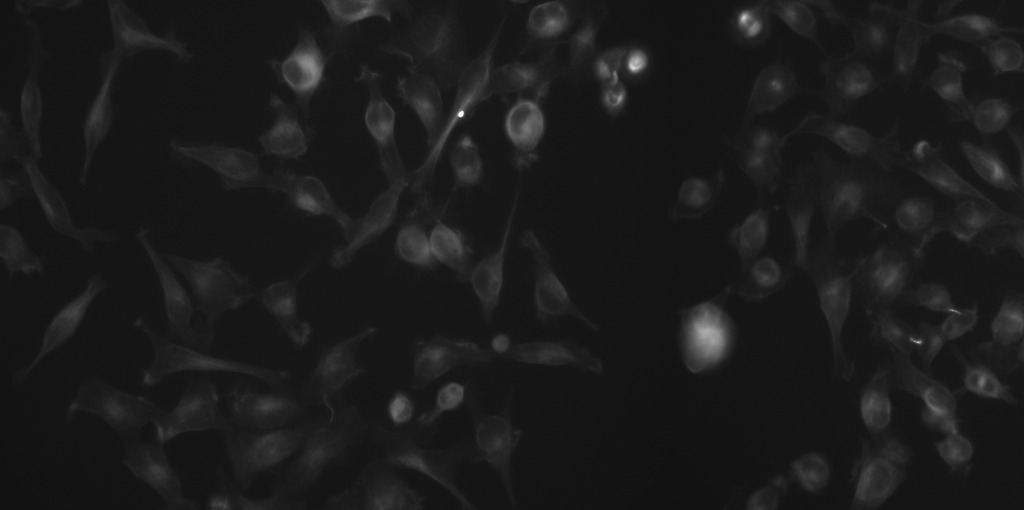
#> input picture exercices/PK-11B-pl1/Well-C003/FITC.jpeg, 1024 x 510 px, found by its file name
$ jupyter execute --allow-errors tuto_image_analysis_solution_pipeline.ipynb   (shell and % lines are left out)   (Python 2 division)   (older library calls are emulated)
#> lines starting #> are read from the running program, lines starting #| are printed output that depends on the picture
### exercices/tuto_pipeline.py
# coding: utf-8
"""
@author:    CEDRIC HASSEN-KHODJA @ MRI @ MONTPELLIER

@descript:  This is the 'batch' version of the tutorial pipeline solutions for
            the MIFOBIO 2018 workshop.
            It was exported from the jupyter notebook and then modified so it
            can be used for batch processing.
"""

# SETUP AND IMPORTS
from __future__ import division
import numpy as np
import scipy.ndimage as ndi

#------------------------------------------------------------------------------

# PIPELINE FUNCTION

def run_pipeline(filename_1, filename_2, filename_3):

    # Report
    print '\nWORKING ON IMAGES:', filename_1, '/', filename_2, '/', filename_3

    #--------------------------------------------------------------------------

    # # Importing & Handling Image Data

    # (i) Specify the filename
    # (ii) Load the images
    # Import the function 'imread' from the module 'skimage.io'
    from skimage.io import imread

    # Load 'FITC.jpeg' and store it in a variable.
    # Suggested name for the variable: fitc
    fitc = imread(filename_1)

    # Load 'Hoechst.jpeg' and store it in a variable.
    # Suggested name for the variable: hoechst
    hoechst = imread(filename_2)

    # Load 'Tritc.jpeg' and store it in a variable.
    # Suggested name for the variable: tritc
    tritc = imread(filename_3)

    # (iii) Check the data represention of the images
    # Check that 'fitc', 'hoechst', 'tritc' is a variable of type 'ndarray' - use Python's built-in function 'type'.
    print("Fitc is of type:"),type(fitc)
    print("Hoechst is of type:"),type(hoechst)
    print("Tritc is of type:"),type(tritc)

    # Print the shape of the array using the numpy-function 'shape'.
    print("Fitc has shape:"),fitc.shape
    print("Hoechst has shape:"),hoechst.shape
    print("Tritc has shape:"),tritc.shape

    # Check the datatype of the individual numbers in the array. You can use the array attribute 'dtype' to do so.
    print("Fitc values are of type:"),fitc.dtype
    print("Hoechst values are of type:"),fitc.dtype
    print("Tritc values are of type:"),tritc.dtype

    #(iv) Normalize images
    info = np.iinfo(hoechst.dtype)
    hoechst = hoechst.astype(np.float64) / info.max
    info = np.iinfo(fitc.dtype)
    fitc = fitc.astype(np.float64) / info.max
    info = np.iinfo(tritc.dtype)
    tritc = tritc.astype(np.float64) / info.max

    # (v) Look at the images to check that all is OK.

    # (v) Create a composite image.
    from skimage.color import gray2rgb

    fitc_rgb = gray2rgb(fitc)
    hoechst_rgb = gray2rgb(hoechst)
    tritc_rgb = gray2rgb(tritc)

    tritc_green = tritc_rgb * [0,1,0]
    hoechst_blue = hoechst_rgb * [0,0,1]
    fitc_red = fitc_rgb * [1,0,0]

    composite = tritc_green + hoechst_blue + fitc_red

    # # Computing nuclei mask

    # ## Preprocessing

    # ### Median filtering

    # (i) Create a variable for the size of smoothing filter.
    size = 5

    # (ii) Perform the smoothing on the image
    hoechst_smooth = ndi.filters.median_filter(hoechst,size)

    # (iii) Visualize the result using plt.imshow and plt.show

    # ### Global Thresholding

    #(i) Threshold the median-smoothed original image using the otsu method to obtain the nuclei mask.
    from skimage.filters import threshold_otsu

    nmask = np.zeros(hoechst_smooth.shape, dtype = bool)
    nmask[hoechst_smooth > threshold_otsu(hoechst_smooth)] = 1

    # (ii) Visualize the result using plt.imshow and plt.show

    # ### Improving Masks with Binary Morphology

    # (i) Create a diamond-shaped structuring element and asign it to a new variable.
    from skimage.morphology import diamond
    se = diamond(1)

    # (ii) Try morphological operations to further improve the membrane mask
    from skimage.morphology import closing
    from skimage.morphology import opening

    nmask = opening(closing(nmask, se),se)
    nmask = ndi.binary_fill_holes(nmask)

    # (iii) Visualize the result using plt.imshow and plt.show

    # # Computing cell mask

    # (i) Adjust Brightness and Contrast
    ntritc = tritc * 2.82 - 0.17
    nfitc = fitc * 5.03 - 0.35
    nhoechst = hoechst * 2.99 - 0.15

    #(ii) Visualize the result after create a mix image using plt.imshow and plt.show
    mix = nfitc+ntritc+nhoechst

    #(iii) Do you improve the light of the image by playing with the gamma.
    mix_2 = (nfitc**2+ntritc**2+nhoechst**2)**0.5

    #(iv) Visualize the result

    # ### 2d convolution filter

    # (i) Create a cross-shaped structuring element and asign it to a new variable.
    se = np.matrix([[0,1,0],[1,2,1],[0,1,0]], dtype='float')/6

    # (ii) import signal from scipy to get the convolve2d function for execute the 2d convolution filter on the image.
    from scipy import signal

    cmask = signal.convolve2d(mix_2, se, boundary="wrap", mode="same") >= 0.12

    #(iii) display the result
    # (iii) Create a diamond-shaped structuring element and asign it to a new variable.
    se = diamond(1)

    # (iv) Use morphology operation like closing to improve image
    cmask = closing(cmask, se)

    # # segmenting nuclei using watershed
    # (i) Distance transform on thresholded membranes
    dist_transf = ndi.distance_transform_edt(nmask)

    # (ii) Visualize the output and understand what you are seeing.
    # (iii) Dilate the distance threshold
    i = 10
    struct = (np.mgrid[:i,:i][0] - np.floor(i/2))**2 + (np.mgrid[:i,:i][1] - np.floor(i/2))**2 <= np.floor(i/2)**2
    dist_trans_dil = ndi.filters.maximum_filter(dist_transf, footprint=struct)

    # (iv) Retrieve the local maxima (the 'peaks') in the distance transform
    from skimage.feature import peak_local_max
    seeds = peak_local_max(dist_trans_dil, indices=False, min_distance=10)

    # (v) Visualize the output
    # (vi) Label the seeds
    seeds_labeled = ndi.label(seeds)[0]

    # (vii) Perform watershed
    from skimage.morphology import watershed
    ws = watershed(hoechst_smooth,seeds_labeled)

    # (viii) Show the result as transparent overlay over the smoothed input image

    # # segmenting cells using Voronoi tesselation

    # (i) The label function from skimage.measure module finds every
    #connected set of pixels other than the background,
    from skimage.measure import label
    markers_nuc = label(nmask, connectivity=2, return_num=True)

    # (ii) We apply a sobel filter from skimage.filters to detect edges from cell body and serve as input
    # for the voronoi tesselation algorithm.
    from skimage.filters import sobel

    fsobel = np.empty_like(mix_2)
    fsobel = sobel(mix_2)

    # (iii) Visualize the output
    # (iv) This algo is implemented in centrosome package, an open source image processing library.
    from centrosome.propagate import propagate
    cell_seg,_ = propagate(image=fsobel, labels=markers_nuc[0], mask=cmask, weight=1)

    # (v) Visualize the output. Focus on boundaries between labeled
    # regions highlighted thanks to mark_boundaries from skimage.segmentation and draw contour lines
    # for nuclei thanks to contour from matplotlib.pyplot.


    # # Quantification of cell features

    # (i) Create a dictionary that contains a key-value pairing for each measurement
    results = {"cell_id":[],
               "cell_tubulin_mean":[],
               "cell_actin_mean":[],
               "cell_area":[]}

    # (ii) Record the measurements for each cell
    # Iterate over cell IDs
    for cell_id in np.unique(cell_seg)[1:]:

        # Mask the current cell
        cell_mask = cell_seg==cell_id

        # Get the measurements
        results["cell_id"].append(cell_id.item())
        results["cell_area"].append(np.sum(cell_mask).item())
        results["cell_tubulin_mean"].append(np.mean(tritc[cell_mask]).item())
        results["cell_actin_mean"].append(np.mean(fitc[cell_mask]).item())

# (iii) Print the results and check that they make sense
#for key in results.keys(): print key, '\n', results[key], '\n'

#--------------------------------------------------------------------------

    # RETURN OUTPUT

    return cell_seg, results

#------------------------------------------------------------------------------

### exercices/tuto_image_analysis_solution_pipeline.ipynb
# Import modules & packages

To be able tu use declarations and definitions of an existing module, you should use the *import* clause.

[cell 1]
#import module [as alias]

#example
import os

#### Exercices

Use the import command as above to import additional modules or packages for the future of this pipeline.

[cell 2]
#the plotting module matplotlib.pyplot as plt
import matplotlib.pyplot as plt

#the numpy package for scientific computing and also the great tool for manipulate arrays
import numpy as np

#the image processing package skimage and ndimage from scipy
import skimage
import scipy.ndimage as ndi

# Importing & Handling Image Data

**Background**

Images are essentially a matrix of numbers.
Image processing means simply to carry out mathematical operations on these numbers.
The ideal object for storing and manipulating matrix of numbers is the array.
Many mathematical operations are well defined on arrays and can be computed quickly by vector-based computation.
Arrays can have any number of dimensions (or "axis"). For example, a 2D array could represent the x and y axis of a grayscale image, a 3D array could contain a z-stack (zyx), a 4D array could also have multiple channels for each image (czyx) and a 5D array could have time on top of that (tczyx).

#### Exercices

Follow the instructions in the comments below.

[cell 3]
# (i) Specify the filename
# Create a string variable of the file to be imported ('FITC.jpeg')
# Suggested name for the variable: filename_1
# Note: If the file is not in your current working directory, the filename variable must contain the
#       entire path to the file, for example r'/home/cedric/data/FITC.jpeg'. Note the r at
#       the beginning of the string: it designates this string as a "raw" string, which helps to
#       avoid problems with slashes and other special symbols
filename_1 = r'/home/cedric/Documents/Atelier_Mifobio/jupyter-workshop-mifobio-2018/exercices/PK-11B-pl1/Well-C003/FITC.jpeg'

[cell 4]
# Create a string variable of the file to be imported ('Hoechst.jpeg')
filename_2 = r'/home/cedric/Documents/Atelier_Mifobio/jupyter-workshop-mifobio-2018/exercices/PK-11B-pl1/Well-C003/Hoechst.jpeg'

# Create a string variable of the file to be imported ('Tritc.jpeg')
filename_3 = r'/home/cedric/Documents/Atelier_Mifobio/jupyter-workshop-mifobio-2018/exercices/PK-11B-pl1/Well-C003/Tritc.jpeg'

[cell 5]
# (ii) Load the images
# Import the function 'imread' from the module 'skimage.io'
from skimage.io import imread

# Load 'FITC.jpeg' and store it in a variable.
# Suggested name for the variable: fitc
fitc = imread(filename_1)
#> fitc is the input picture: shape (510, 1024); min 17, max 255, mean 27.2

# Load 'Hoechst.jpeg' and store it in a variable.
# Suggested name for the variable: hoechst
hoechst = imread(filename_2)
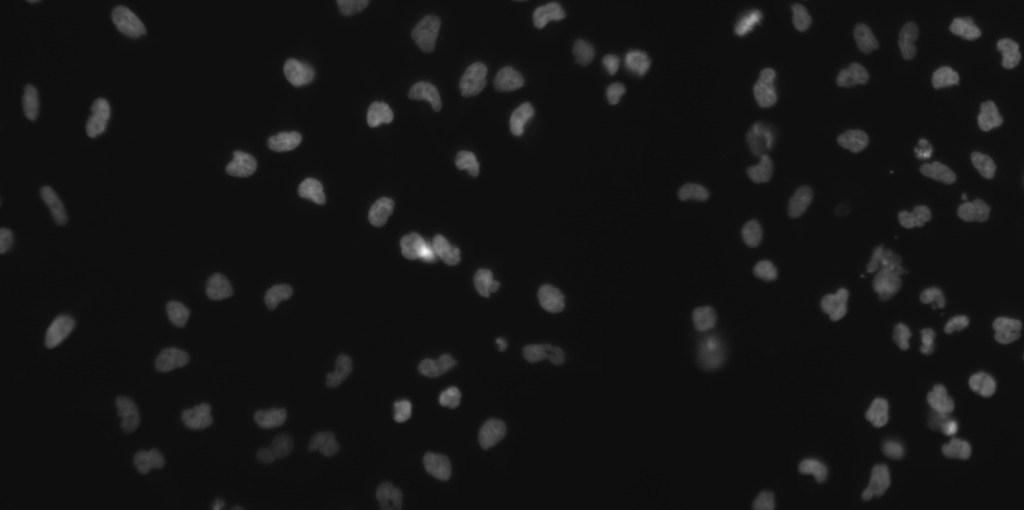
#> input picture exercices/PK-11B-pl1/Well-C003/Hoechst.jpeg, 1024 x 510 px, found by its file name
#> hoechst is the input picture: shape (510, 1024); min 13, max 249, mean 20.5

# Load 'Tritc.jpeg' and store it in a variable.
# Suggested name for the variable: tritc
tritc = imread(filename_3)
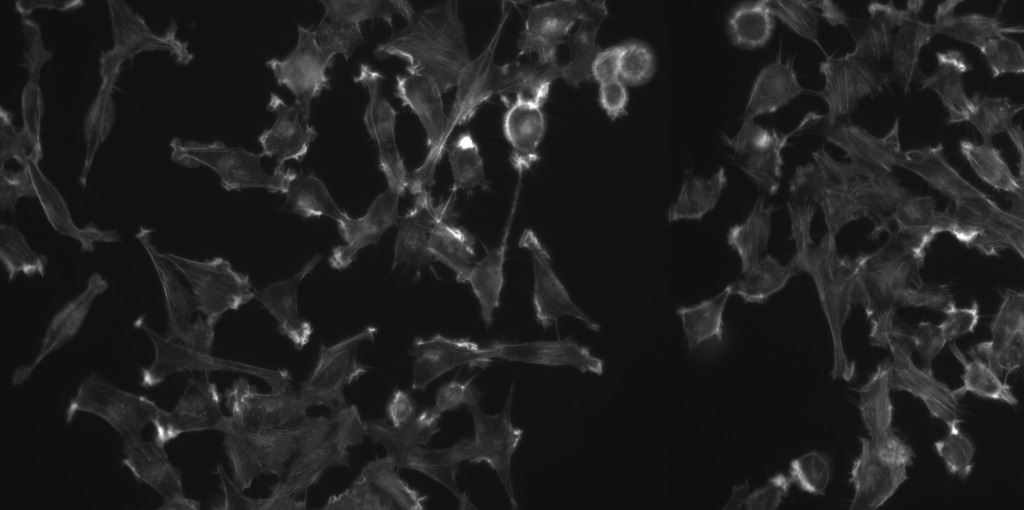
#> input picture exercices/PK-11B-pl1/Well-C003/Tritc.jpeg, 1024 x 510 px, found by its file name
#> tritc is the input picture: shape (510, 1024); min 13, max 255, mean 32

[cell 6]
# (iii) Check the data represention of the images
# Check that 'fitc', 'hoechst', 'tritc' is a variable of type 'ndarray' - use Python's built-in function 'type'.
print("Fitc is of type:"),type(fitc)
#| Fitc is of type:
print("Hoechst is of type:"),type(hoechst)
#| Hoechst is of type:
print("Tritc is of type:"),type(tritc)
#| Tritc is of type:

# Print the shape of the array using the numpy-function 'shape'.
print("Fitc has shape:"),fitc.shape
#| Fitc has shape:
print("Hoechst has shape:"),hoechst.shape
#| Hoechst has shape:
print("Tritc has shape:"),tritc.shape
#| Tritc has shape:

# Check the datatype of the individual numbers in the array. You can use the array attribute 'dtype' to do so.
print("Fitc values are of type:"),fitc.dtype
#| Fitc values are of type:
print("Hoechst values are of type:"),fitc.dtype
#| Hoechst values are of type:
print("Tritc values are of type:"),tritc.dtype
#| Tritc values are of type:

[cell 7]
#(iv) Normalize images
#To compare image between them we can use numpy.iinfo function that get the range for n bits and
# then divide the data by the max range to normalize image.

info = np.iinfo(hoechst.dtype)
hoechst = hoechst.astype(np.float64) / info.max

info = np.iinfo(fitc.dtype)
fitc = fitc.astype(np.float64) / info.max

info = np.iinfo(tritc.dtype)
tritc = tritc.astype(np.float64) / info.max

[cell 8]
# (v) Look at the images to check that all is OK.
# Use pyplot's functions plt.imshow followed by plt.show.
# Check the documentation for plt.imshow and note the parameters that can be specified, such as the color map (cmap)
# and interpolation. Since you are working with scientific data, interpolation is unwelcome, so you should set it to
# 'none'. The most common cmap for grayscale images is naturally 'gray'.
# You may also want to adjust the size of the figure. You can do this by preparing the figure canvas with
# the function plt.figure before calling plt.imshow. The canvas size is adjusted using the keyword argument
# figsize when calling plt.figure.
plt.figure(figsize=(14,14))
plt.imshow(fitc,interpolation='none',cmap='gray')
plt.show()
plt.figure(figsize=(14,14))
plt.imshow(hoechst,interpolation='none',cmap='gray')
plt.show()
plt.figure(figsize=(14,14))
plt.imshow(tritc,interpolation='none',cmap='gray')
plt.show()

# (v) Create a composite image.
# First get a colored image by using the module gray2rgb from skimage.color.
# Apply different colors to the three channels. A green channel to tritc image, a blue channel to hoechst image,
# a red channel to fitc image
# You can visualize the different channels in the same image by merging them; Merging channels by using the operator +
# and so create a new variable composite as example. Then use the functions used above
# to display the creating image.
from skimage.color import gray2rgb

fitc_rgb = gray2rgb(fitc)
hoechst_rgb = gray2rgb(hoechst)
tritc_rgb = gray2rgb(tritc)

tritc_green = tritc_rgb * [0,1,0]
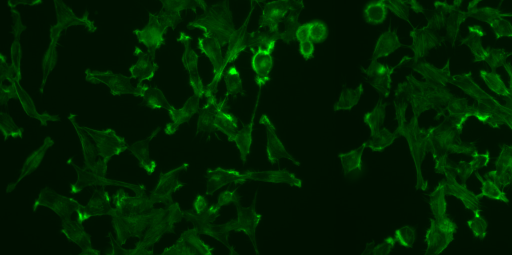
#> tritc_green: shape (510, 1024, 3) float64 (shown at 1/2 size); mean R, G, B 0, 0.125, 0
hoechst_blue = hoechst_rgb * [0,0,1]
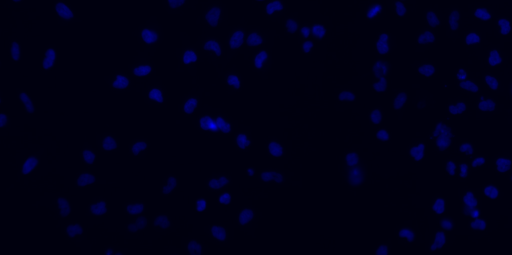
#> hoechst_blue: shape (510, 1024, 3) float64 (shown at 1/2 size); mean R, G, B 0, 0, 0.0803
fitc_red = fitc_rgb * [1,0,0]
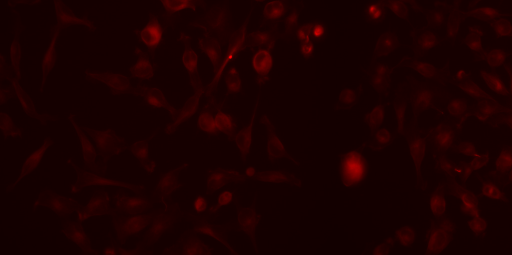
#> fitc_red: shape (510, 1024, 3) float64 (shown at 1/2 size); mean R, G, B 0.107, 0, 0

composite = tritc_green + hoechst_blue + fitc_red
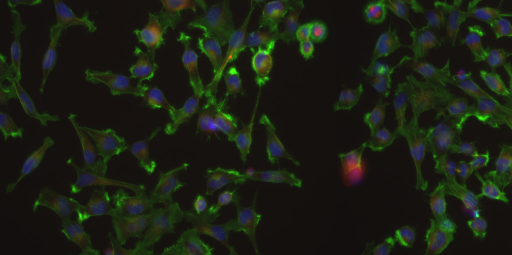
#> composite: shape (510, 1024, 3) float64 (shown at 1/2 size); mean R, G, B 0.107, 0.125, 0.0803
plt.figure(figsize=(14,14))
plt.imshow(composite,interpolation='none',cmap='gray')
plt.show()

composite.shape

# Computing nuclei mask

## Preprocessing

**Background**

The goal of image preprocessing is to prepare or optimize the images to make further analysis easier. The specific preprocessing steps used in a pipeline depend on the type of image, the microscopy technique used, the image quality, and the desired downstream analysis.
In this pipeline we will be using a median filter then a background substraction.

### Median filtering

Median filtering is useful as a smoothing technique for reduce noice.
The median filter considers each pixel in the image in turn and looks at its nearby neighbors to decide whether or not it is representative of its surroundings. Instead of simply replacing the pixel value with the mean of neighboring pixel values, it replaces it with the median of those values. The median is calculated by first sorting all the pixel values from the surrounding neighborhood into numerical order and then replacing the pixel being considered with the middle pixel value.

#### Exercices

Follow the instructions in the comments below.

[cell 9]
# (i) Create a variable for the size of smoothing filter.
#Either the sizes of a rectangular kernel or the footprint of the kernel must be provided.
#The size parameter, if provided, must be a sequence of sizes or a single number in which case the size of
#the filter is assumed to be equal along each axis.
#The footprint if provided, must be an array that defines the shape of the kernel by its non-zero elements.
size = 5

[cell 10]
# (ii) Perform the smoothing on the image
# To do so, use the median filter function 'ndi.filters.median_filter' from the
# image processing package ndimage, which was imported at the start of the tutorial.
# Check out the documentation of scipy to see how to implement this function.
# Allocate the output to a new variable.
hoechst_smooth = ndi.filters.median_filter(hoechst,size)

[cell 11]
# (iii) Visualize the result using plt.imshow and plt.show
plt.figure(figsize=(14,14))
plt.imshow(hoechst_smooth,interpolation='none',cmap='gray')
plt.show()

### Global Thresholding

Otsu's method is used to perform clustering based image thresholding.
Assuming a bi-modal intensity distribution, pixels are separate into foreground and backround.
The optimal threshold value to separate the two classes is determined by minimizing the combined intra-class variance
or by maximizing the combined inter-class variance.

### Exercices

Follow the instructions in the comments below.

[cell 12]
#(i) Threshold the median-smoothed original image using the otsu method to obtain the nuclei mask.
# Set pixels with higher values in the original than in the bg to 1 and pixels with lower values to 0.
# You can use a "relational operator" to do this, since numpy arrays will automatically perform element-wise
# comparisons when compared to other arrays of the same shape.
from skimage.filters import threshold_otsu

nmask = np.zeros(hoechst_smooth.shape, dtype = bool)
nmask[hoechst_smooth > threshold_otsu(hoechst_smooth)] = 1

# (ii) Visualize the result using plt.imshow and plt.show
plt.figure(figsize=(14,14))
plt.imshow(nmask, cmap = 'gray')
plt.show()
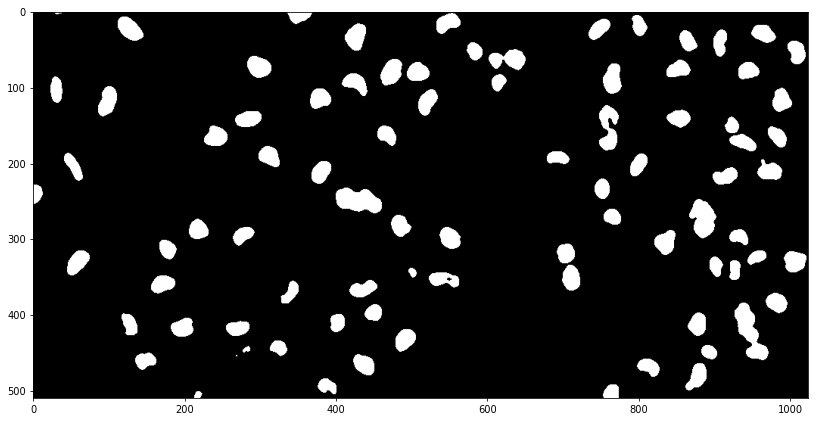
#> figure drawn by matplotlib, 1 panel
#> (the rest of the program and of its run is left out)
